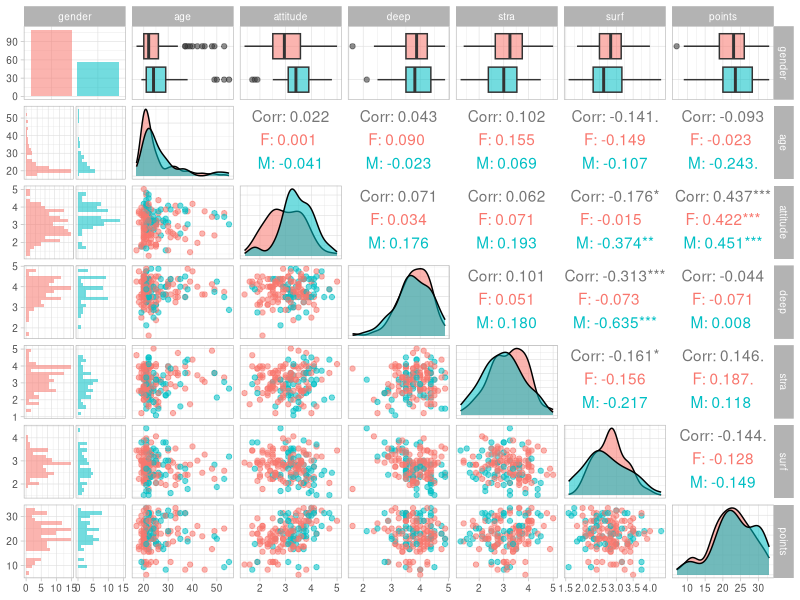
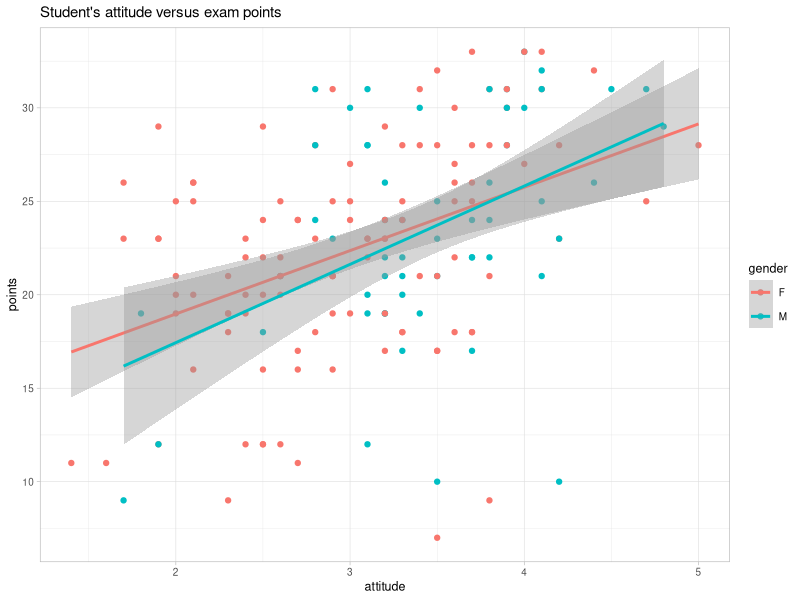

These figures' R source, in order:
## ---- chunk 1
learning2014 <- read.csv("data/learning2014.csv",row.names = "X")
dim(learning2014)
str(learning2014)
summary(learning2014)
## ---- chunk 2
library(ggplot2)
library(GGally)
theme_set(theme_light(base_size=9))
ggpairs(learning2014, mapping = aes(col = gender, alpha = 0.3), lower = list(combo = wrap("facethist", bins = 20)))
## ---- chunk 3
library(ggplot2)
ggplot(learning2014, aes(attitude, points, col = gender)) + 
  geom_point() + 
  geom_smooth(method = "lm") +
  ggtitle("Student's attitude versus exam points")

  
